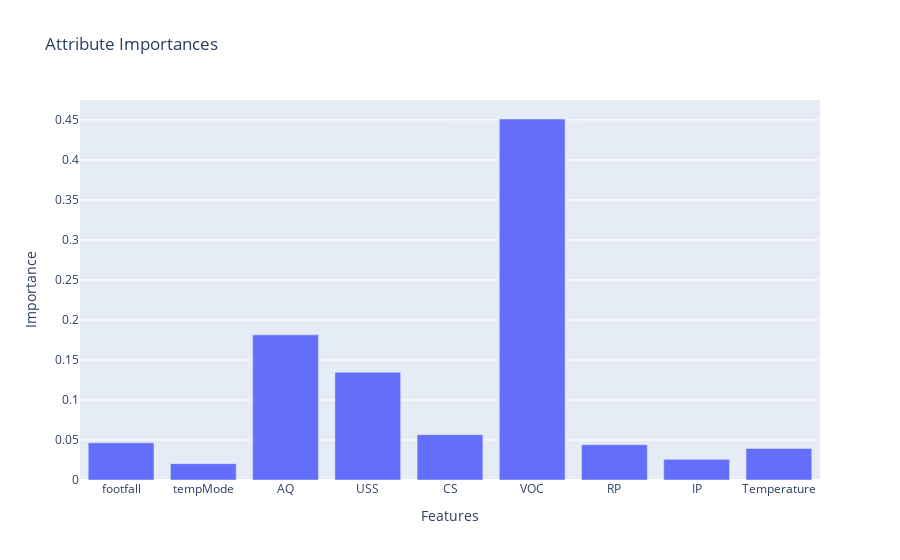

The notebook cell this image was saved under:
### Code cell
importances = rf.feature_importances_

# Create a bar chart of importances of different attributes
fig = go.Figure(data=go.Bar(x=x.columns, y=importances))
fig.update_layout(title="Attribute Importances", xaxis_title="Features", yaxis_title="Importance")
fig.show()

### Figure 1 — Plotly figure (JSON) as saved in the notebook; plotly's stock layout.template omitted (floating-point values rounded to 4 significant figures)
{"data": [{"type": "bar", "x": ["footfall", "tempMode", "AQ", "USS", "CS", "VOC", "RP", "IP", "Temperature"], "y": [0.04643, 0.02044, 0.1814, 0.1346, 0.05669, 0.4511, 0.04413, 0.02578, 0.03946]}], "layout": {"autosize": true, "title": {"text": "Attribute Importances"}, "xaxis": {"autorange": true, "range": [-0.5, 8.5], "title": {"text": "Features"}, "type": "category"}, "yaxis": {"autorange": true, "range": [0, 0.4748], "title": {"text": "Importance"}, "type": "linear"}}}
